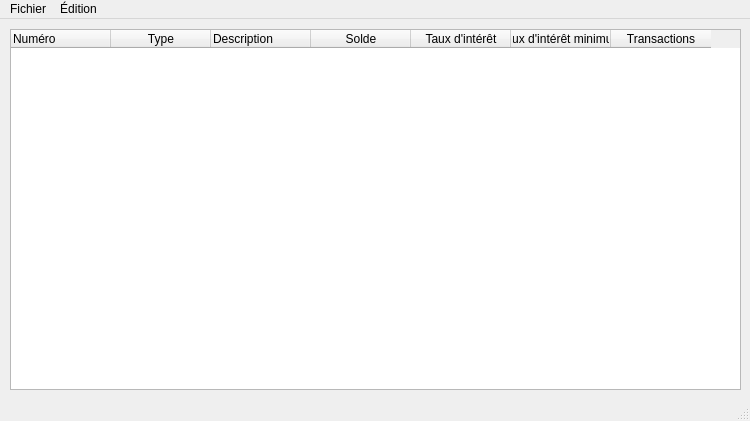
<?xml version="1.0" encoding="UTF-8"?>
<ui version="4.0">
 <class>CompteGUIClass</class>
 <widget class="QMainWindow" name="CompteGUIClass">
  <property name="geometry">
   <rect>
    <x>0</x>
    <y>0</y>
    <width>750</width>
    <height>421</height>
   </rect>
  </property>
  <property name="windowTitle">
   <string>Outil de gestion de comptes</string>
  </property>
  <widget class="QWidget" name="centralwidget">
   <widget class="QTableWidget" name="tableWidgetCompte">
    <property name="geometry">
     <rect>
      <x>10</x>
      <y>10</y>
      <width>731</width>
      <height>361</height>
     </rect>
    </property>
    <column>
     <property name="text">
      <string>Numéro</string>
     </property>
     <property name="textAlignment">
      <set>AlignLeft|AlignVCenter</set>
     </property>
    </column>
    <column>
     <property name="text">
      <string>Type</string>
     </property>
    </column>
    <column>
     <property name="text">
      <string>Description</string>
     </property>
     <property name="textAlignment">
      <set>AlignJustify|AlignVCenter</set>
     </property>
    </column>
    <column>
     <property name="text">
      <string>Solde</string>
     </property>
     <property name="textAlignment">
      <set>AlignHCenter|AlignVCenter|AlignCenter</set>
     </property>
    </column>
    <column>
     <property name="text">
      <string>Taux d'intérêt</string>
     </property>
    </column>
    <column>
     <property name="text">
      <string>Taux d'intérêt minimum</string>
     </property>
    </column>
    <column>
     <property name="text">
      <string>Transactions</string>
     </property>
    </column>
   </widget>
  </widget>
  <widget class="QMenuBar" name="menubar">
   <property name="geometry">
    <rect>
     <x>0</x>
     <y>0</y>
     <width>750</width>
     <height>27</height>
    </rect>
   </property>
   <widget class="QMenu" name="menu_dition">
    <property name="title">
     <string>Édition</string>
    </property>
    <widget class="QMenu" name="menuAjouter_Compte">
     <property name="title">
      <string>Ajouter Compte</string>
     </property>
     <addaction name="actionAjoutCheque"/>
     <addaction name="actionAjoutEpargne"/>
    </widget>
    <addaction name="menuAjouter_Compte"/>
    <addaction name="actionSuppressionCompte"/>
   </widget>
   <widget class="QMenu" name="menuFichier">
    <property name="title">
     <string>Fichier</string>
    </property>
    <addaction name="actionQuitter"/>
   </widget>
   <addaction name="menuFichier"/>
   <addaction name="menu_dition"/>
  </widget>
  <widget class="QStatusBar" name="statusbar"/>
  <action name="actionSuppressionCompte">
   <property name="text">
    <string>Supprimer Compte</string>
   </property>
  </action>
  <action name="actionAjoutCheque">
   <property name="text">
    <string>Chèque</string>
   </property>
  </action>
  <action name="actionAjoutEpargne">
   <property name="text">
    <string>Épargne</string>
   </property>
  </action>
  <action name="actionQuitter">
   <property name="text">
    <string>Quitter</string>
   </property>
  </action>
 </widget>
 <resources/>
 <connections>
  <connection>
   <sender>actionQuitter</sender>
   <signal>triggered(bool)</signal>
   <receiver>CompteGUIClass</receiver>
   <slot>close()</slot>
   <hints>
    <hint type="sourcelabel">
     <x>-1</x>
     <y>-1</y>
    </hint>
    <hint type="destinationlabel">
     <x>374</x>
     <y>210</y>
    </hint>
   </hints>
  </connection>
 </connections>
</ui>
